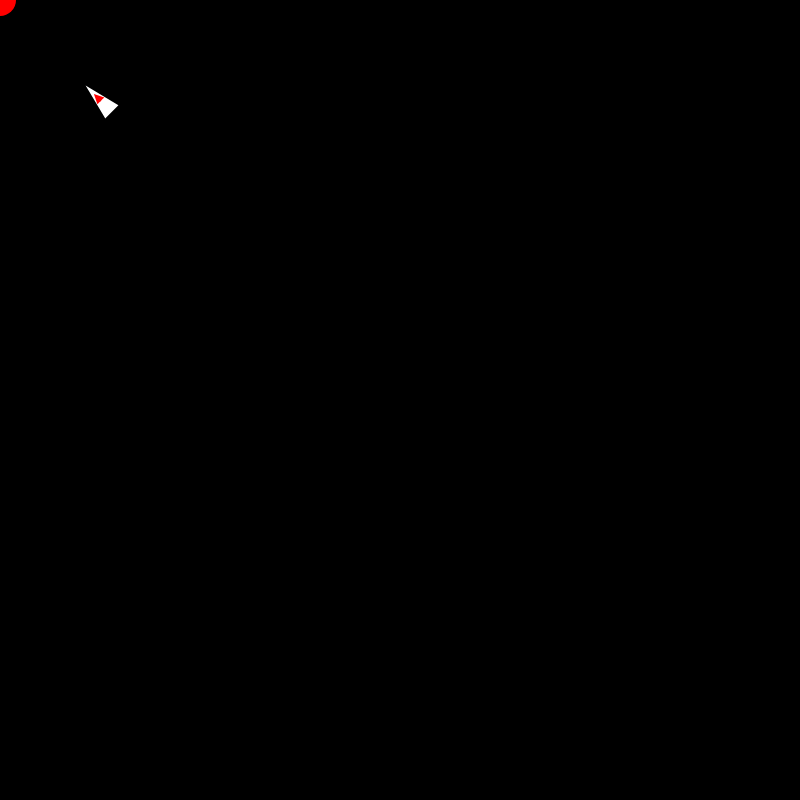
Frame 1 (no input)
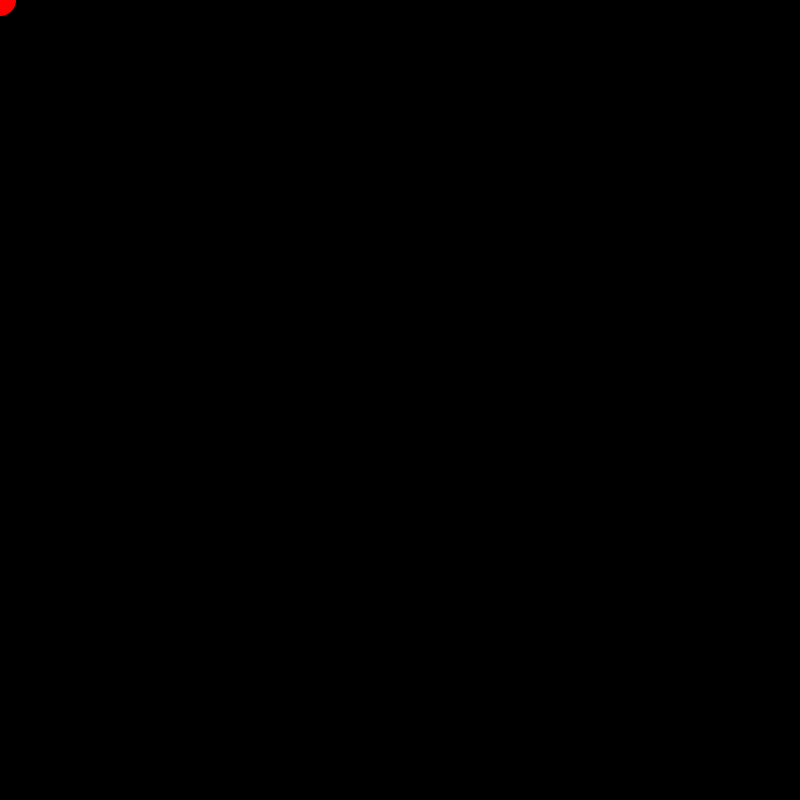
Frame 60 (no input)
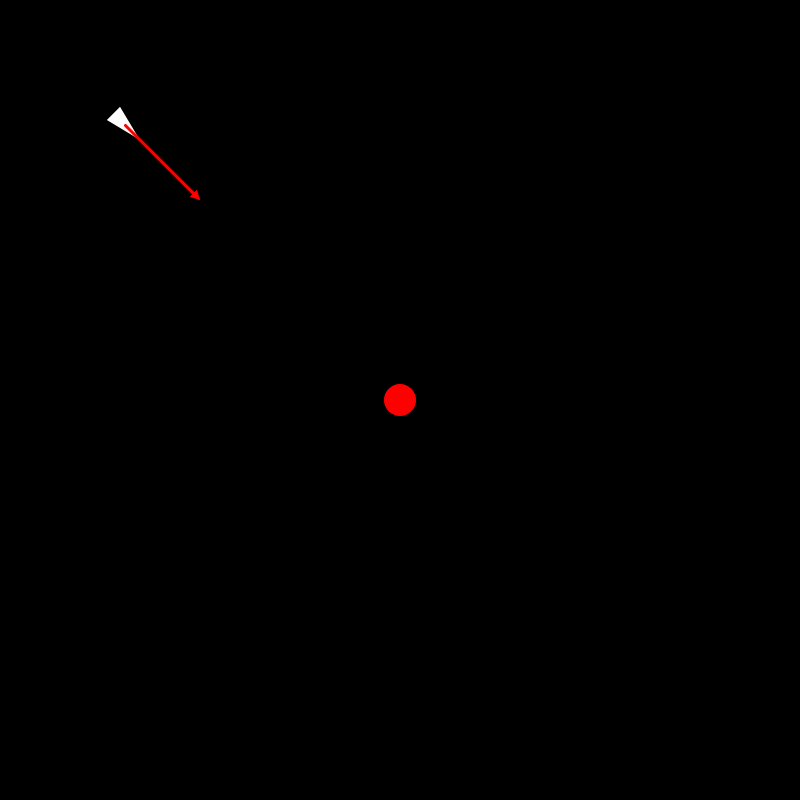
Frame 120 (the mouse pressed at the canvas centre since frame 60)

The p5.js sketch that drew these frames (run headless with seeded random() and noise() and a simulated clock; from frame 60 on, the mouse is pressed at the canvas centre):

// p5.js sketch
// ── sketch.js
let target, vehicle;
let vehicule;

// la fonction setup est appelée une fois au démarrage du programme par p5.js
function setup() {
  // on crée un canvas de 800px par 800px
  createCanvas(800, 800);

  vehicle = new Vehicle(100, 100);

  // TODO: créer un tableau de véhicules en global
  // ajouter nb vehicules au tableau dans une boucle
  // avec une position random dans le canvas

  // La cible est un vecteur avec une position aléatoire dans le canvas
  target = createVector(random(width), random(height));
  
}

// la fonction draw est appelée en boucle par p5.js, 60 fois par seconde par défaut
// Le canvas est effacé automatiquement avant chaque appel à draw
function draw() {
  // fond noir pour le canvas
  background(0);

  // A partir de maintenant toutes les formes pleines seront en rouge
  fill("red");
  // pas de contours pour les formes.
  noStroke();

  // mouseX et mouseY sont des variables globales de p5.js, elles correspondent à la position de la souris
  // on les stocke dans un vecteur pour pouvoir les utiliser avec la méthode seek (un peu plus loin)
  // du vehicule

  target.x = mouseX;
  target.y = mouseY;

  // Dessine un cercle de rayon 32px à la position de la souris
  // la couleur de remplissage est rouge car on a appelé fill(255, 0, 0) plus haut
  // pas de contours car on a appelé noStroke() plus haut
  circle(target.x, target.y, 32);

  // je déplace et dessine le véhicule
    vehicle.applyBehaviors(target);
    vehicle.update();
    vehicle.show();

    // TODO: boucle sur le tableau de véhicules
  // pour chaque véhicule : seek, update, show
}

// ── test.js
// ecris des fonctions de collison entre cercles et entre un cercle et un rectangle aligné et entre rectangles alignés
// ── vehicle.js
class Vehicle {
  constructor(x, y) {
    // position du véhicule
    this.pos = createVector(x, y);
    // vitesse du véhicule
    this.vel = createVector(0, 0);
    // accélération du véhicule
    this.acc = createVector(0, 0);
    // vitesse maximale du véhicule
    this.maxSpeed = 10;
    // force maximale appliquée au véhicule
    this.maxForce = 0.25;
    // rayon du véhicule
    this.r = 16;
  }

  applyBehaviors(target) {
    let force = this.seek(target);
    this.applyForce(force);
  }
  // seek est une méthode qui permet de faire se rapprocher le véhicule de la cible passée en paramètre
  seek(target) {
    // on calcule la direction vers la cible
    // C'est l'ETAPE 1 (action : se diriger vers une cible)
    let force = p5.Vector.sub(target, this.pos);

    // Dessous c'est l'ETAPE 2 : le pilotage (comment on se dirige vers la cible)
    // on limite ce vecteur à la longueur maxSpeed
    force.setMag(this.maxSpeed);

    // Si on s'arrête ici, force = desiredSpeed

    // on calcule maintenant force = desiredSpeed - currentSpeed
    force.sub(this.vel);
    // et on limite cette force à la longueur maxForce
    force.limit(this.maxForce);
    return force;
  }

  flee(target) {
    // inverse de seek !
    return this.seek(target).mult(-1);
  }

  // applyForce est une méthode qui permet d'appliquer une force au véhicule
  // en fait on additionne le vecteurr force au vecteur accélération
  applyForce(force) {
    this.acc.add(force);
  }

  update() {
    // on ajoute l'accélération à la vitesse. L'accélération est un incrément de vitesse
    // (accélératiion = dérivée de la vitesse)
    this.vel.add(this.acc);
    // on contraint la vitesse à la valeur maxSpeed
    this.vel.limit(this.maxSpeed);
    // on ajoute la vitesse à la position. La vitesse est un incrément de position, 
    // (la vitesse est la dérivée de la position)
    this.pos.add(this.vel);

    // on remet l'accélération à zéro
    this.acc.set(0, 0);
  }

  // On dessine le véhicule
  show() {
    // formes fil de fer en blanc
    stroke(255);
    // épaisseur du trait = 2
    strokeWeight(2);

    // formes pleines en blanc
    fill(255);

    // sauvegarde du contexte graphique (couleur pleine, fil de fer, épaisseur du trait, 
    // position et rotation du repère de référence)
    push();
    // on déplace le repère de référence.
    translate(this.pos.x, this.pos.y);
    // et on le tourne. heading() renvoie l'angle du vecteur vitesse (c'est l'angle du véhicule)
    rotate(this.vel.heading());

    // Dessin d'un véhicule sous la forme d'un triangle. Comme s'il était droit, avec le 0, 0 en haut à gauche
    triangle(-this.r, -this.r / 2, -this.r, this.r / 2, this.r, 0);
    // Que fait cette ligne ?
    //this.edges();

    // draw velocity vector
    pop();
    this.drawVelocityVector();
  }

  drawVelocityVector() {
    push();
    // Dessin du vecteur vitesse
    // Il part du centre du véhicule et va dans la direction du vecteur vitesse
    strokeWeight(3);
    stroke(255, 0, 0);
    line(this.pos.x, this.pos.y, this.pos.x + this.vel.x * 10, this.pos.y + this.vel.y * 10);
    // dessine une petite fleche au bout du vecteur vitesse
    let arrowSize = 5;
    translate(this.pos.x + this.vel.x * 10, this.pos.y + this.vel.y * 10);
    rotate(this.vel.heading());
    translate(-arrowSize / 2, 0);
    triangle(0, arrowSize / 2, 0, -arrowSize / 2, arrowSize, 0);
    pop();
  }
  
  // que fait cette méthode ?
  // elle permet de faire réapparaitre le véhicule de 
  // l'autre côté du canvas
  edges() {
    if (this.pos.x > width + this.r) {
      this.pos.x = -this.r;
    } else if (this.pos.x < -this.r) {
      this.pos.x = width + this.r;
    }
    if (this.pos.y > height + this.r) {
      this.pos.y = -this.r;
    } else if (this.pos.y < -this.r) {
      this.pos.y = height + this.r;
    }
  }
}

class Target extends Vehicle {
  constructor(x, y) {
    super(x, y);
    this.vel = createVector(random(4, 8), random(4, 8));
  }

  show() {
    fill("green");
    noStroke();
    circle(this.pos.x, this.pos.y, 32);
  }

}
